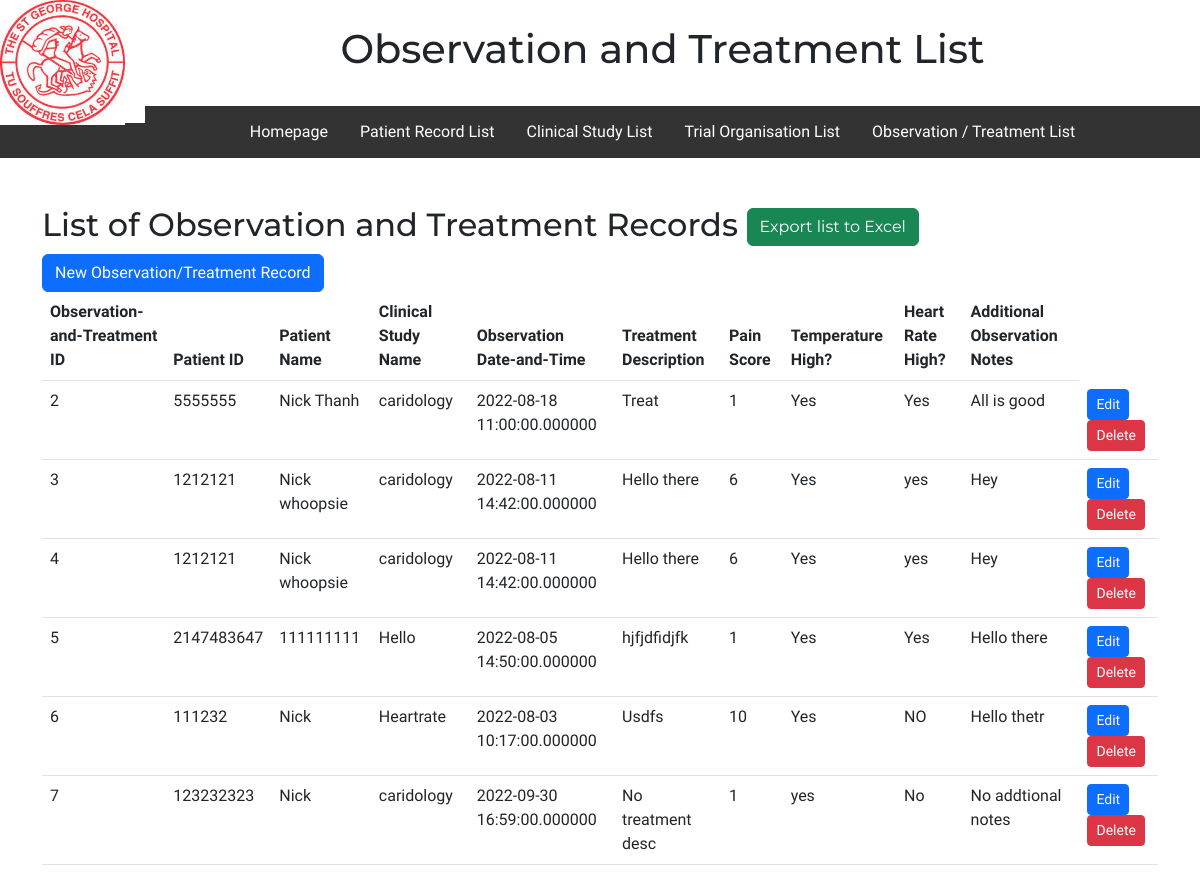
The app's page /observationAndTreatmentRecordFolder/observationAndTreatmentList.php, older data.
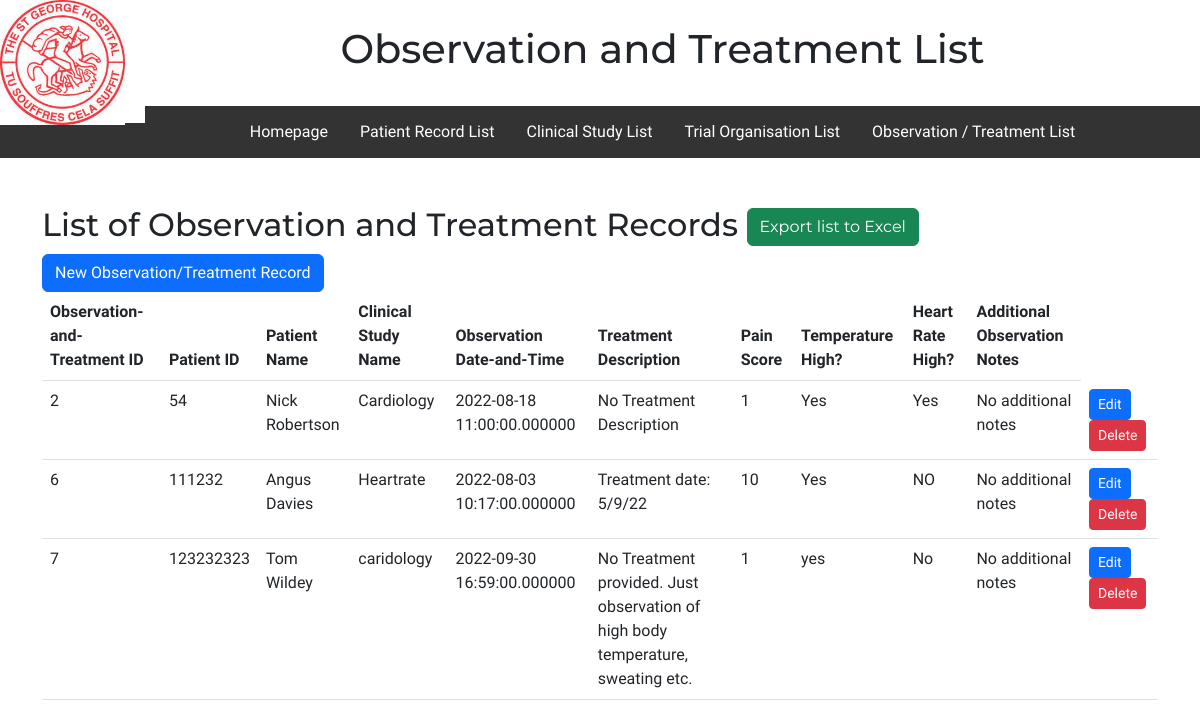
The same page, newer data.
### tables this page shows
CREATE TABLE `patientobservationandtreatment` (
  `observationandTreatmentID` int(11) NOT NULL,
  `patientID` int(255) NOT NULL,
  `patientName` varchar(255) NOT NULL,
  `clinicalStudyName` varchar(255) NOT NULL,
  `observationDateandTime` datetime(6) NOT NULL,
  `treatmentDescription` mediumtext NOT NULL,
  `painScore` int(255) NOT NULL,
  `tempQuestion` varchar(255) NOT NULL,
  `heartRateQuestion` varchar(255) NOT NULL,
  `additionalObservationNotes` mediumtext NOT NULL
);

### observationAndTreatmentRecordFolder/observationAndTreatmentList.php (the view, shortened to what this page needs)
<!DOCTYPE html>
<html>
<head>
    <link rel="stylesheet" href="../style.css">
</head>
<body>
    <div class="header">
        <a href="../Homepage.html">
            <img src="../Images/Hospital Logo.jpg" alt="St George Logo"></a>
        <h1>Observation and Treatment List</h1>
    </div>
    <br>
    <div class="topnav">
        <div id="topnav">
            <a href="../Homepage.html">Homepage</a>
            <a href="/clinicalTestingWebsite/patientRecordsFolder/patientRecordList.php">Patient Record List</a>
            <a href="/clinicalTestingWebsite/clinicalStudiesFolder/clinicalStudyList.php">Clinical Study List</a>
            <a href="/clinicalTestingWebsite/trialOrganisationsFolder/trialOrganisationsList.php">Trial
                Organisation List</a>
            <a href="/clinicalTestingWebsite/observationAndTreatmentRecordFolder/observationAndTreatmentList.php">Observation
                / Treatment List</a>
        </div>
    </div>
    <div class="container my-5">
        <h2>List of Observation and Treatment Records <button type='button' id = "downloadexcel" class='btn btn-success'>Export list to Excel</button></h2>
        <a class="btn btn-primary" href="/clinicalTestingWebsite/observationAndTreatmentRecordFolder/createObservationandTreatment.php" role="button">New Observation/Treatment Record </a>
        <br>
        <table class="table" id = "example-table">
            <thead>
                <tr>
                    <th>Observation-and-Treatment ID</th>
                    <th>Patient ID</th>
                    <th>Patient Name</th>
                    <th>Clinical Study Name</th>
                    <th>Observation Date-and-Time</th>
                    <th>Treatment Description</th>
                    <th>Pain Score</th>
                    <th>Temperature High?</th>
                    <th>Heart Rate High?</th>
                    <th>Additional Observation Notes</th>
                </tr>
            </thead>
            <tbody>
                <?php
                $servername = "localhost";
                $username = "root";
                $password = "";
                $database = "clinicaltesting2";
                $connection = new mysqli($servername, $username, $password, $database);
                $sql = "SELECT * FROM patientObservationAndTreatment";
                $result = $connection->query($sql);
                while($row = $result->fetch_assoc()) {
                    echo "
                    <tr>
                    <td>$row[observationandTreatmentID]</td>
                    <td>$row[patientID]</td>
                    <td>$row[patientName]</td>
                    <td>$row[clinicalStudyName]</td>
                    <td>$row[observationDateandTime]</td>
                    <td>$row[treatmentDescription]</td>
                    <td>$row[painScore]</td>
                    <td>$row[tempQuestion]</td>
                    <td>$row[heartRateQuestion]</td>
                    <td>$row[additionalObservationNotes]</td>
                    <td>
                        <a class='btn btn-primary btn-sm' href='/clinicalTestingWebsite/observationAndTreatmentRecordFolder/editObservationandTreatment.php?observationandTreatmentID=$row[observationandTreatmentID]'>Edit</a>
                        <a class='btn btn-danger btn-sm' href='/clinicalTestingWebsite/observationAndTreatmentRecordFolder/deleteObservationandTreatment.php?observationandTreatmentID=$row[observationandTreatmentID]'>Delete</a>
                    </td>
                    </tr>
                    ";
                }
                ?>
            </tbody>
        </table>
    </div>
</body>
</html>

Row changes from the older to the newer data that the page shows:
removed patientobservationandtreatment: observationandTreatmentID "3", patientID "1212121", patientName "Nick whoopsie", clinicalStudyName "caridology", observationDateandTime "2022-08-11 14:42:00.000000", treatmentDescription "Hello there", painScore "6", tempQuestion "Yes", heartRateQuestion "yes", additionalObservationNotes "Hey"
removed patientobservationandtreatment: observationandTreatmentID "4", patientID "1212121", patientName "Nick whoopsie", clinicalStudyName "caridology", observationDateandTime "2022-08-11 14:42:00.000000", treatmentDescription "Hello there", painScore "6", tempQuestion "Yes", heartRateQuestion "yes", additionalObservationNotes "Hey"
removed patientobservationandtreatment: observationandTreatmentID "5", patientID "2147483647", patientName "111111111", clinicalStudyName "Hello", observationDateandTime "2022-08-05 14:50:00.000000", treatmentDescription "hjfjdfidjfk", painScore "1", tempQuestion "Yes", heartRateQuestion "Yes", additionalObservationNotes "Hello there"
changed patientobservationandtreatment id 2: patientID "5555555" → "54"; patientName "Nick Thanh" → "Nick Robertson"; clinicalStudyName "caridology" → "Cardiology"; treatmentDescription "Treat" → "No Treatment Description"; additionalObservationNotes "All is good" → "No additional notes"
changed patientobservationandtreatment "Heartrate": patientName "Nick" → "Angus Davies"; treatmentDescription "Usdfs" → "Treatment date: 5/9/22"; additionalObservationNotes "Hello thetr" → "No additional notes"
changed patientobservationandtreatment "caridology": patientName "Nick" → "Tom Wildey"; treatmentDescription "No treatment desc" → "No Treatment provided. Just observation of high body temperature, sweating etc."; additionalObservationNotes "No addtional notes" → "No additional notes"
